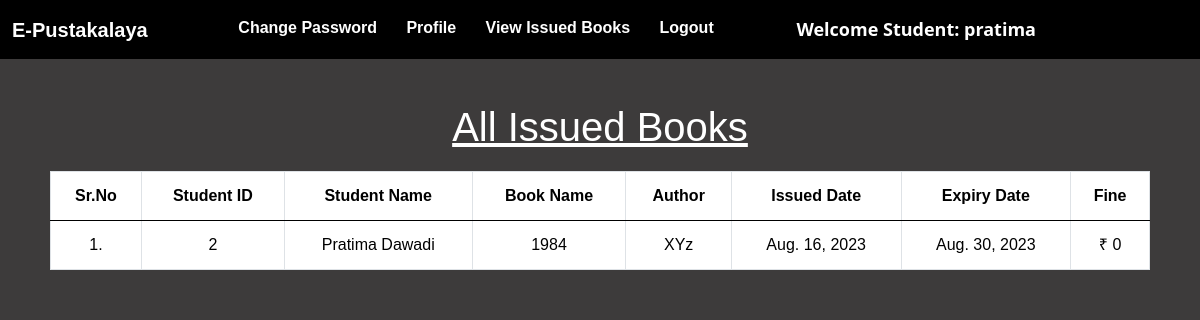
The page /student_issued_books/ (signed in) on the database its author committed.
### library/models.py (models this page shows, shortened)
class Book(models.Model):
    name = models.CharField(max_length=200)
    author = models.CharField(max_length=200)
    isbn = models.PositiveIntegerField()
    category = models.CharField(max_length=50)

class IssuedBook(models.Model):
    student_id = models.CharField(max_length=100, blank=True)
    isbn = models.CharField(max_length=13)
    issued_date = models.DateField(auto_now=True)
    expiry_date = models.DateField(default=expiry)

### library/views.py (the view)
# urls.py: path("student_issued_books/", views.student_issued_books, name="student_issued_books"),
@login_required(login_url = '/student_login')
def student_issued_books(request):
    student = Student.objects.filter(user_id=request.user.id)
    issuedBooks = IssuedBook.objects.filter(student_id=student[0].user_id)
    li1 = []
    li2 = []
    for i in issuedBooks:
        books = Book.objects.filter(isbn=i.isbn)
        for book in books:
            t=(request.user.id, request.user.get_full_name, book.name,book.author)
            li1.append(t)
        days=(date.today()-i.issued_date)
        d=days.days
        fine=0
        if d>15:
            day=d-14
            fine=day*5
        t=(issuedBooks[0].issued_date, issuedBooks[0].expiry_date, fine)
        li2.append(t)
    return render(request,'student_issued_books.html',{'li1':li1, 'li2':li2})

### library/templates/student_issued_books.html (shortened to what this page needs)
{% extends 'student_navbar.html' %}
{% load static %}
{% block css %}
<link rel="stylesheet" href="https://cdn.datatables.net/1.10.25/css/dataTables.bootstrap5.min.css">
{% endblock %}
{% block body %}
<div class="container mt-4">
    <h1 class="text-center" style="color: white"><u>All Issued Books</u></h1>
    <table class="table table-hover" id="example">
        <thead>
            <tr class="text-center">
                <th>Sr.No</th>
                <th>Student ID</th>
                <th>Student Name</th>
                <th>Book Name</th>
                <th>Author</th>
                <th>Issued Date</th>
                <th>Expiry Date</th>
                <th>Fine</th>
            </tr>
        </thead>
        <tbody>
            {% for i in li1 %}
            <tr class="text-center">
                <td>{{forloop.counter}}.</td>
                <td>{{i.0}}</td>
                <td>{{i.1}}</td>
                <td>{{i.2}}</td>
                <td>{{i.3}}</td>
                {% endfor %}
                {% for i in li2 %}
                <td>{{i.0}}</td>
                <td>{{i.1}}</td>
                <td>₹ {{i.2}}</td>
            </tr>
            {% endfor %}
        </tbody>
    </table>
    </div>
{% endblock %}

### library/templates/student_navbar.html (shortened to what this page needs)
<!doctype html>
<html lang="en">
  <head>
    <link href="https://cdn.jsdelivr.net/npm/bootstrap@5.1.0/dist/css/bootstrap.min.css" rel="stylesheet">
    <link rel="stylesheet" href="https://cdn.datatables.net/1.10.25/css/jquery.dataTables.min.css">
    <link rel="stylesheet" href="https://cdn.datatables.net/buttons/1.7.1/css/buttons.dataTables.min.css">
    {% block css %}{% endblock %}
  </head>
  <body>
    <nav class="navbar navbar-expand-lg navbar-light bg-black sticky-top">
        <div class="container-fluid">
          <a class="navbar-brand" href="#" style="color: white">E-Pustakalaya</a>
          <div class="collapse navbar-collapse" id="navbarSupportedContent">
            <ul class="navbar-nav me-auto mb-2 mb-lg-0">
              <li class="nav-item">
                <a class="nav-link active" aria-current="page" href="/change_password/">Change Password</a>
              </li>
              <li class="nav-item">
                <a class="nav-link active" aria-current="page" href="/profile/">Profile</a>
              </li>
              <li class="nav-item">
                <a class="nav-link active" aria-current="page" href="/student_issued_books/">View Issued Books</a>
              </li>
              <li class="nav-item">
                <a class="nav-link active" aria-current="page" href="/logout/">Logout</a>
              </li>
              <li class="nav-item">
                <a style="font-weight:600; font-family:'Segoe UI', Tahoma, Geneva, Verdana, sans-serif; font-size: large;" class="nav-link active" href="#">Welcome Student: {{request.user}}</a>
              </li>
            </ul>
          </div>
        </div>
      </nav>
      {% block body %}
      {% endblock %}
  </body>
</html>

### library/templates/student_navbar.html (style rules this page uses)
body { font-family: Arial, sans-serif; background-color: #3d3b3b; }
.navbar { background-color: black; display: flex; justify-content: space-between; align-items: center; }
.navbar-brand { font-weight: bold; }
.nav-link { font-weight: bold; color: white !important; }
h1, h2, h3, h4, h5, h6 { color: #000000; }
.container { padding: 20px; }
.table { color: #000000; }
a { color: #000000; text-decoration: none; }

### library/templates/student_issued_books.html (style rules this page uses)
.container { padding: 20px; }
h1 { text-align: center; margin-bottom: 20px; }
.table { border: 1px solid #dee2e6; background-color: white; }
.table th, .table td { border: 1px solid #dee2e6; padding: 12px; text-align: center; }

### rows shown on the page
Book: name "1984", author "XYz"
IssuedBook: issued_date "Aug. 16, 2023", expiry_date "Aug. 30, 2023"

### other values the page prints
{{ request.user }} "pratima"
{{ i.0 }} "2"
{{ i.1 }} "Pratima Dawadi"
{{ i.2 }} "0"
